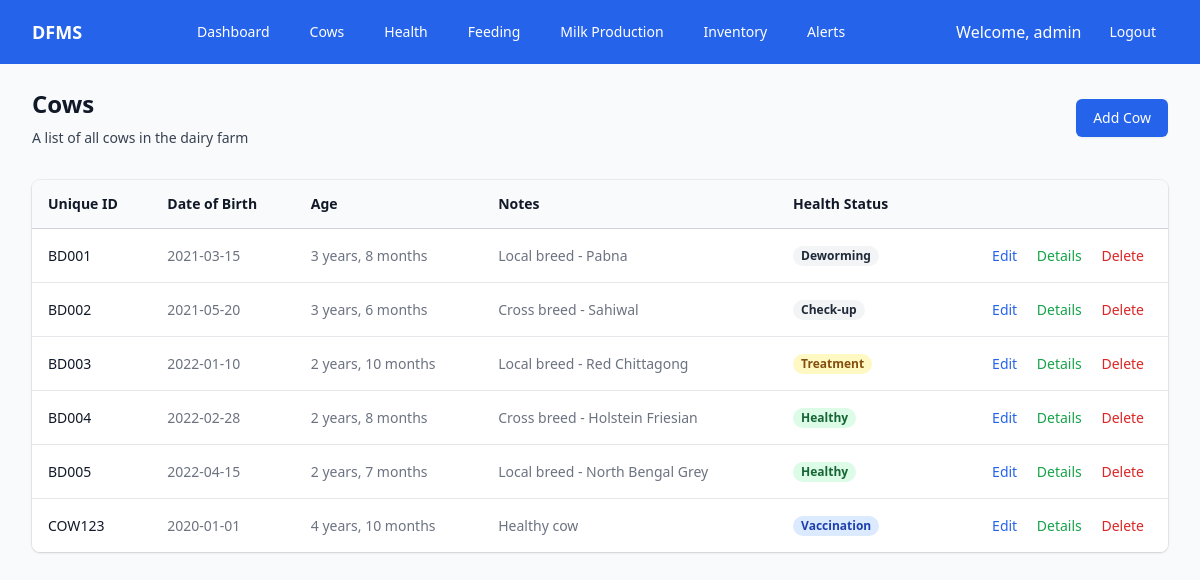
The app's page /modules/cows/index.php (signed in) with its own data.
### tables this page shows
CREATE TABLE cows (
    cow_id INT AUTO_INCREMENT PRIMARY KEY,
    unique_id VARCHAR(50) NOT NULL UNIQUE,
    date_of_birth DATE,
    notes TEXT
);

CREATE TABLE health_events (
    event_id INT AUTO_INCREMENT PRIMARY KEY,
    cow_id INT NOT NULL,
    event_date DATE NOT NULL,
    event_type VARCHAR(50),
    description TEXT,
    FOREIGN KEY (cow_id) REFERENCES cows(cow_id)
);

### includes/auth.php (called while the page is built, shortened)
<?php
function isLoggedIn() {
    return isset($_SESSION['admin_id']);
}

### modules/cows/index.php (the view, shortened to what this page needs)
<?php
require_once '../../includes/auth.php';
$cows = [];
try {
    $conn = getDBConnection();
    $stmt = $conn->query("SELECT * FROM cows ORDER BY unique_id");
    $cows = $stmt->fetchAll(PDO::FETCH_ASSOC);
} catch (PDOException $e) {
    $error_message = "Database error: " . $e->getMessage();
}
require_once '../../includes/header.php';
?>
<div class="py-6">
    <div class="max-w-7xl mx-auto px-4 sm:px-6 lg:px-8">
        <div class="sm:flex sm:items-center">
            <div class="sm:flex-auto">
                <h1 class="text-2xl font-semibold text-gray-900">Cows</h1>
                <p class="mt-2 text-sm text-gray-700">A list of all cows in the dairy farm</p>
            </div>
            <div class="mt-4 sm:mt-0 sm:ml-16 sm:flex-none">
                <a href="create.php" class="inline-flex items-center justify-center rounded-md border border-transparent bg-blue-600 px-4 py-2 text-sm font-medium text-white shadow-sm hover:bg-blue-700 focus:outline-none focus:ring-2 focus:ring-blue-500 focus:ring-offset-2 sm:w-auto">
                    Add Cow
                </a>
            </div>
        </div>
        <div class="mt-8 flex flex-col">
            <div class="-my-2 -mx-4 overflow-x-auto sm:-mx-6 lg:-mx-8">
                <div class="inline-block min-w-full py-2 align-middle md:px-6 lg:px-8">
                    <div class="overflow-hidden shadow ring-1 ring-black ring-opacity-5 md:rounded-lg">
                        <table class="min-w-full divide-y divide-gray-300">
                            <thead class="bg-gray-50">
                                <tr>
                                    <th scope="col" class="py-3.5 pl-4 pr-3 text-left text-sm font-semibold text-gray-900">Unique ID</th>
                                    <th scope="col" class="px-3 py-3.5 text-left text-sm font-semibold text-gray-900">Date of Birth</th>
                                    <th scope="col" class="px-3 py-3.5 text-left text-sm font-semibold text-gray-900">Age</th>
                                    <th scope="col" class="px-3 py-3.5 text-left text-sm font-semibold text-gray-900">Notes</th>
                                    <th scope="col" class="px-3 py-3.5 text-left text-sm font-semibold text-gray-900">Health Status</th>
                                    <th scope="col" class="relative py-3.5 pl-3 pr-4 sm:pr-6">
                                    </th>
                                </tr>
                            </thead>
                            <tbody class="divide-y divide-gray-200 bg-white">
                                <?php foreach ($cows as $cow):
                                    $dob = new DateTime($cow['date_of_birth']);
                                    $now = new DateTime();
                                    $age = $now->diff($dob);
                                    $healthStatus = getLatestHealthStatus($conn, $cow['cow_id']);
                                ?>
                                    <tr>
                                        <td class="whitespace-nowrap py-4 pl-4 pr-3 text-sm font-medium text-gray-900">
                                            <?php echo htmlspecialchars($cow['unique_id']); ?>
                                        </td>
                                        <td class="whitespace-nowrap px-3 py-4 text-sm text-gray-500">
                                            <?php echo htmlspecialchars(date('Y-m-d', strtotime($cow['date_of_birth']))); ?>
                                        </td>
                                        <td class="whitespace-nowrap px-3 py-4 text-sm text-gray-500">
                                            <?php echo $age->y . ' years, ' . $age->m . ' months'; ?>
                                        </td>
                                        <td class="px-3 py-4 text-sm text-gray-500">
                                            <?php echo htmlspecialchars($cow['notes']); ?>
                                        </td>
                                        <td class="whitespace-nowrap px-3 py-4 text-sm">
                                            <span class="inline-flex rounded-full px-2 text-xs font-semibold leading-5 <?php echo getHealthStatusClass($healthStatus); ?>">
                                                <?php echo htmlspecialchars($healthStatus); ?>
                                            </span>
                                        </td>
                                        <td class="relative whitespace-nowrap py-4 pl-3 pr-4 text-right text-sm font-medium sm:pr-6">
                                            <a href="edit.php?id=<?php echo $cow['cow_id']; ?>" class="text-blue-600 hover:text-blue-900 mr-4">Edit</a>
                                            <a href="view.php?id=<?php echo $cow['cow_id']; ?>" class="text-green-600 hover:text-green-900 mr-4">Details</a>
                                            <a href="delete.php?id=<?php echo $cow['cow_id']; ?>" class="text-red-600 hover:text-red-900" onclick="return confirm('Are you sure you want to delete this cow?')">Delete</a>
                                        </td>
                                    </tr>
                                <?php endforeach; ?>
                            </tbody>
                        </table>
                    </div>
                </div>
            </div>
        </div>
    </div>
</div>
<?php
function getLatestHealthStatus($conn, $cowId) {
    try {
        $stmt = $conn->prepare("
            SELECT event_type
            FROM health_events
            WHERE cow_id = ?
            ORDER BY event_date DESC
            LIMIT 1
        ");
        $stmt->execute([$cowId]);
        $result = $stmt->fetch(PDO::FETCH_COLUMN);
        return $result ?: 'Healthy';
    } catch (PDOException $e) {
        return 'Unknown';
    }
}
function getHealthStatusClass($status) {
    switch (strtolower($status)) {
        case 'healthy':
            return 'bg-green-100 text-green-800';
        case 'vaccination':
            return 'bg-blue-100 text-blue-800';
        case 'treatment':
            return 'bg-yellow-100 text-yellow-800';
        default:
            return 'bg-gray-100 text-gray-800';
    }
}
?>

### includes/header.php (shortened to what this page needs)
<?php
require_once __DIR__ . '/auth.php';
?>
<!DOCTYPE html>
<html lang="en">
<head>
    <script src="https://cdn.tailwindcss.com"></script>
</head>
<body class="min-h-screen bg-gray-50 flex flex-col">
    <?php if (isLoggedIn()): ?>
    <nav class="bg-blue-600">
        <div class="max-w-7xl mx-auto px-4 sm:px-6 lg:px-8">
            <div class="flex items-center justify-between h-16">
                <div class="flex-shrink-0">
                    <a href="<?php echo BASE_URL; ?>dashboard.php" class="text-white text-lg font-bold hover:text-gray-200">DFMS</a>
                </div>
                <div class="hidden md:block">
                    <div class="ml-10 flex items-baseline space-x-4">
                        <?php
                        $current_page = $_SERVER['PHP_SELF'];
                        $nav_items = [
                            'dashboard.php' => 'Dashboard',
                            'modules/cows/' => 'Cows',
                            'modules/health/' => 'Health',
                            'modules/feeding/' => 'Feeding',
                            'modules/milk/' => 'Milk Production',
                            'modules/inventory/' => 'Inventory',
                            'modules/alerts/' => 'Alerts'
                        ];
                        foreach ($nav_items as $url => $label) {
                            $full_url = BASE_URL . $url;
                            $active = strpos($current_page, $url) === 0;
                            $class = $active
                                ? 'bg-blue-700 text-white'
                                : 'text-white hover:bg-blue-500';
                            echo "<a href='{$full_url}' class='{$class} px-3 py-2 rounded-md text-sm font-medium'>{$label}</a>";
                        }
                        ?>
                    </div>
                </div>
                <div class="hidden md:block">
                    <div class="ml-4 flex items-center md:ml-6">
                        <div class="relative ml-3">
                            <div class="flex items-center">
                                <span class="text-white mr-4">
                                    Welcome, <?php echo htmlspecialchars($_SESSION['username']); ?>
                                </span>
                                <a href="<?php echo BASE_URL; ?>logout.php"
                                   class="text-white hover:bg-blue-500 px-3 py-2 rounded-md text-sm font-medium">
                                    Logout
                                </a>
                            </div>
                        </div>
                    </div>
                </div>
            </div>
        </div>
    </nav>
    <?php endif; ?>
    <main class="flex-grow">
</body>
</html>

### records on screen
cows: unique "BD001", date_of_birth "2021-03-15", date_of_birth "3", date_of_birth "8", notes "Local breed - Pabna", cow_id.event_type "Deworming"
cows: unique "BD002", date_of_birth "2021-05-20", date_of_birth "3", date_of_birth "6", notes "Cross breed - Sahiwal", cow_id.event_type "Check-up"
cows: unique "BD003", date_of_birth "2022-01-10", date_of_birth "2", date_of_birth "10", notes "Local breed - Red Chittagong", cow_id.event_type "Treatment"
cows: unique "BD004", date_of_birth "2022-02-28", date_of_birth "2", date_of_birth "8", notes "Cross breed - Holstein Friesian", healthStatus "Healthy"
cows: unique "BD005", date_of_birth "2022-04-15", date_of_birth "2", date_of_birth "7", notes "Local breed - North Bengal Grey", healthStatus "Healthy"
cows: unique "COW123", date_of_birth "2020-01-01", date_of_birth "4", date_of_birth "10", notes "Healthy cow", cow_id.event_type "Vaccination"

### other values on screen
$label "Dashboard"
$label "Cows"
$label "Health"
$label "Feeding"
$label "Milk Production"
$label "Inventory"
$label "Alerts"
$_SESSION['username'] "admin"
